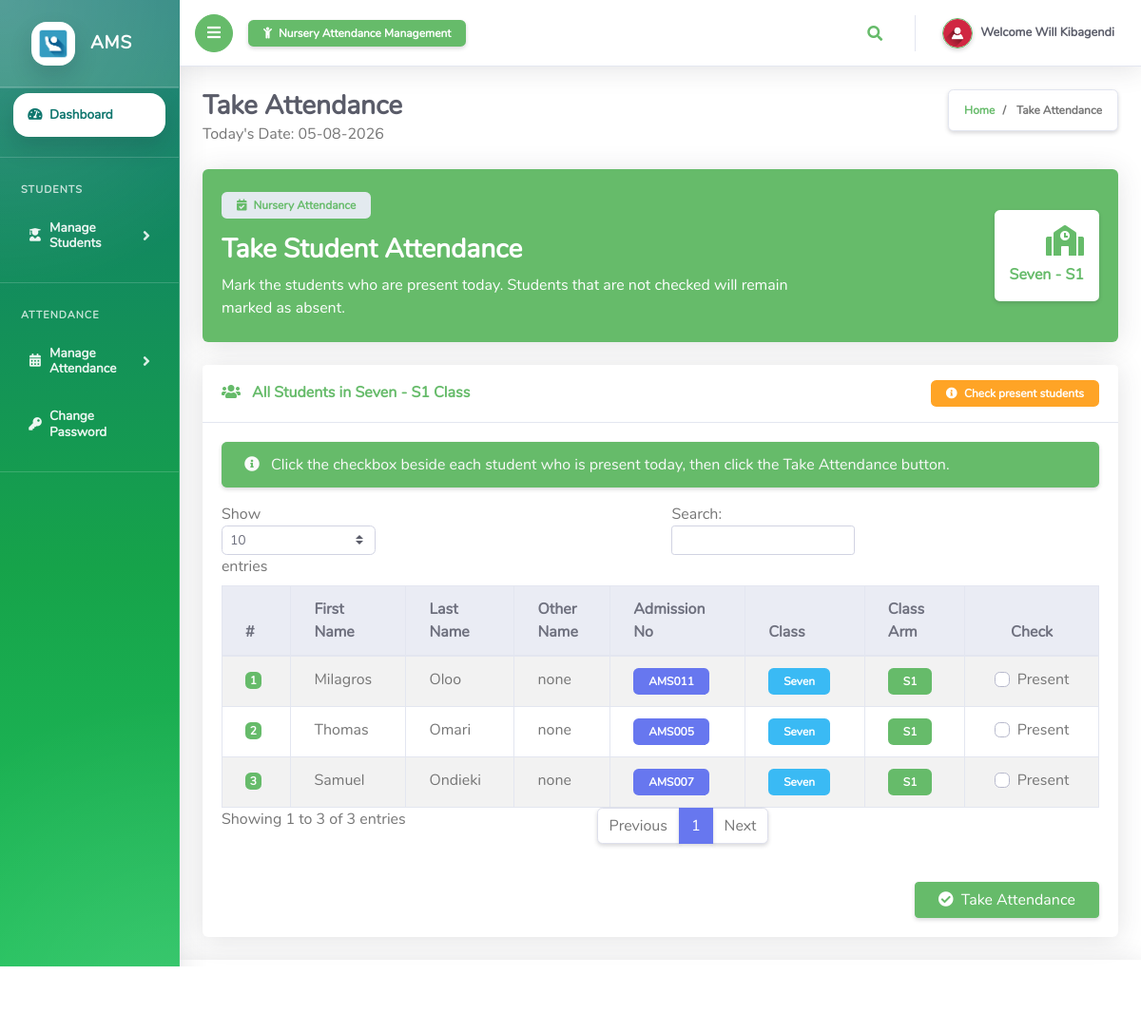
Page /ClassTeacher/takeAttendance.php (signed in) on the committed database.
### tables this page shows
CREATE TABLE `tblclassteacher` (
  `Id` int(10) NOT NULL,
  `firstName` varchar(255) NOT NULL,
  `lastName` varchar(255) NOT NULL,
  `emailAddress` varchar(255) NOT NULL,
  `password` varchar(255) NOT NULL,
  `phoneNo` varchar(50) NOT NULL,
  `classId` varchar(10) NOT NULL,
  `classArmId` varchar(10) NOT NULL,
  `dateCreated` varchar(50) NOT NULL
);

CREATE TABLE `tblclassarms` (
  `Id` int(10) NOT NULL,
  `classId` varchar(10) NOT NULL,
  `classArmName` varchar(255) NOT NULL,
  `isAssigned` varchar(10) NOT NULL
);

CREATE TABLE `tblclass` (
  `Id` int(10) NOT NULL,
  `className` varchar(255) NOT NULL
);

CREATE TABLE `tblstudents` (
  `Id` int(10) NOT NULL,
  `firstName` varchar(255) NOT NULL,
  `lastName` varchar(255) NOT NULL,
  `otherName` varchar(255) NOT NULL,
  `admissionNumber` varchar(255) NOT NULL,
  `password` varchar(50) NOT NULL,
  `classId` varchar(10) NOT NULL,
  `classArmId` varchar(10) NOT NULL,
  `dateCreated` varchar(50) NOT NULL
);

### ClassTeacher/takeAttendance.php (the view, shortened to what this page needs)
<?php
include '../Includes/dbcon.php';
function escapeOutput($data)
{
    return htmlspecialchars($data ?? '', ENT_QUOTES, 'UTF-8');
}
$userId     = isset($_SESSION['userId']) ? (int) $_SESSION['userId'] : 0;
$classId    = isset($_SESSION['classId']) ? (int) $_SESSION['classId'] : 0;
$classArmId = isset($_SESSION['classArmId']) ? (int) $_SESSION['classArmId'] : 0;
$conn->query("SET @app_user_id = " . (int)$userId);
$conn->query("SET @app_role = 'ClassTeacher'");
$className = "Unknown Class";
$classArmName = "Unknown Arm";
$query = "SELECT tblclass.className, tblclassarms.classArmName
          FROM tblclassteacher
          INNER JOIN tblclass ON tblclass.Id = tblclassteacher.classId
          INNER JOIN tblclassarms ON tblclassarms.Id = tblclassteacher.classArmId
          WHERE tblclassteacher.Id = ?
          LIMIT 1";
$stmt = $conn->prepare($query);
if ($stmt) {
    $stmt->bind_param("i", $userId);
    $stmt->execute();
    $result = $stmt->get_result();
    if ($result && $result->num_rows > 0) {
        $rrw = $result->fetch_assoc();
        $className = $rrw['className'];
        $classArmName = $rrw['classArmName'];
    }
} else {
    error_log("Class teacher info query failed: " . $conn->error);
}
?>
<!DOCTYPE html>
<html lang="en">
<head>
  <link href="../vendor/fontawesome-free/css/all.min.css" rel="stylesheet" type="text/css">
  <link href="../vendor/bootstrap/css/bootstrap.min.css" rel="stylesheet" type="text/css">
  <link href="css/ruang-admin.min.css" rel="stylesheet">
</head>
<body id="page-top">
  <div id="wrapper">
    <?php include "Includes/sidebar.php";?>
    <div id="content-wrapper" class="d-flex flex-column bg-light">
      <div id="content">
        <?php include "Includes/topbar.php";?>
        <div class="container-fluid" id="container-wrapper">
          <div class="d-sm-flex align-items-center justify-content-between mb-4">
            <div>
              <h1 class="h3 mb-0 text-gray-800 font-weight-bold">
                Take Attendance
              </h1>
              <p class="mb-0 text-muted">
                Today's Date: <?php echo escapeOutput(date("m-d-Y")); ?>
              </p>
            </div>
            <ol class="breadcrumb bg-white shadow-sm border">
              <li class="breadcrumb-item">
                <a href="./" class="text-success">Home</a>
              </li>
              <li class="breadcrumb-item active" aria-current="page">
                Take Attendance
              </li>
            </ol>
          </div>
          <div class="card bg-success text-white shadow mb-4 border-0">
            <div class="card-body py-4">
              <div class="row align-items-center">
                <div class="col-lg-8">
                  <span class="badge badge-light text-success mb-3 px-3 py-2">
                    <i class="fas fa-calendar-check mr-1"></i>
                    Nursery Attendance
                  </span>
                  <h3 class="font-weight-bold mb-2">
                    Take Student Attendance
                  </h3>
                  <p class="mb-0">
                    Mark the students who are present today. Students that are not checked will remain marked as absent.
                  </p>
                </div>
                <div class="col-lg-4 text-lg-right mt-4 mt-lg-0">
                  <div class="bg-white text-success rounded shadow-sm p-3 d-inline-block">
                    <i class="fas fa-school fa-2x mb-2"></i>
                    <div class="font-weight-bold">
                      <?php echo escapeOutput($className) . ' - ' . escapeOutput($classArmName); ?>
                    </div>
                  </div>
                </div>
              </div>
            </div>
          </div>
          <form method="post">
            <div class="row">
              <div class="col-lg-12">
                <div class="card shadow mb-4 border-0">
                  <div class="card-header bg-white py-3 d-flex flex-row align-items-center justify-content-between border-bottom">
                    <h6 class="m-0 font-weight-bold text-success">
                      <i class="fas fa-users mr-2"></i>
                      All Students in
                      <?php echo escapeOutput($className) . ' - ' . escapeOutput($classArmName); ?>
                      Class
                    </h6>
                    <span class="badge badge-warning px-3 py-2">
                      <i class="fas fa-info-circle mr-1"></i>
                      Check present students
                    </span>
                  </div>
                  <div class="card-body">
                    <div class="alert alert-success border-left-success shadow-sm" role="alert">
                      <i class="fas fa-info-circle mr-2"></i>
                      Click the checkbox beside each student who is present today, then click the Take Attendance button.
                    </div>
                    <div class="table-responsive">
                      <table class="table table-bordered table-hover table-striped align-items-center" id="dataTableHover">
                        <thead class="thead-light">
                          <tr>
                            <th>#</th>
                            <th>First Name</th>
                            <th>Last Name</th>
                            <th>Other Name</th>
                            <th>Admission No</th>
                            <th>Class</th>
                            <th>Class Arm</th>
                            <th class="text-center">Check</th>
                          </tr>
                        </thead>
                        <tbody>
                          <?php
                          $query = "SELECT
                                      tblstudents.Id,
                                      tblstudents.admissionNumber,
                                      tblstudents.firstName,
                                      tblstudents.lastName,
                                      tblstudents.otherName,
                                      tblclass.className,
                                      tblclassarms.classArmName
                                    FROM tblstudents
                                    INNER JOIN tblclass ON tblclass.Id = tblstudents.classId
                                    INNER JOIN tblclassarms ON tblclassarms.Id = tblstudents.classArmId
                                    WHERE tblstudents.classId = ?
                                    AND tblstudents.classArmId = ?
                                    ORDER BY tblstudents.lastName ASC";
                          $stmt = $conn->prepare($query);
                          if ($stmt) {
                              $stmt->bind_param("ii", $classId, $classArmId);
                              $stmt->execute();
                              $rs = $stmt->get_result();
                              $sn = 0;
                              if ($rs && $rs->num_rows > 0) {
                                  while ($rows = $rs->fetch_assoc()) {
                                      $sn++;
                                      $checkboxId = "studentCheck" . $sn;
                                      echo "
                                      <tr>
                                        <td>
                                          <span class='badge badge-success'>" . escapeOutput($sn) . "</span>
                                        </td>
                                        <td>" . escapeOutput($rows['firstName']) . "</td>
                                        <td>" . escapeOutput($rows['lastName']) . "</td>
                                        <td>" . escapeOutput($rows['otherName']) . "</td>
                                        <td>
                                          <span class='badge badge-primary px-3 py-2'>" . escapeOutput($rows['admissionNumber']) . "</span>
                                        </td>
                                        <td>
                                          <span class='badge badge-info px-3 py-2'>" . escapeOutput($rows['className']) . "</span>
                                        </td>
                                        <td>
                                          <span class='badge badge-success px-3 py-2'>" . escapeOutput($rows['classArmName']) . "</span>
                                        </td>
                                        <td class='text-center'>
                                          <div class='custom-control custom-checkbox d-inline-block'>
                                            <input
                                              name='check[]'
                                              type='checkbox'
                                              value='" . escapeOutput($rows['admissionNumber']) . "'
                                              class='custom-control-input'
                                              id='" . escapeOutput($checkboxId) . "'>
                                            <label class='custom-control-label' for='" . escapeOutput($checkboxId) . "'>
                                              Present
                                            </label>
                                          </div>
                                        </td>
                                      </tr>";
                                  }
                              }
                          }
                          ?>
                        </tbody>
                      </table>
                    </div>
                    <div class="d-flex justify-content-end mt-4">
                      <button type="submit" name="save" class="btn btn-success shadow-sm px-4">
                        <i class="fas fa-check-circle mr-1"></i>
                        Take Attendance
                      </button>
                    </div>
                  </div>
                </div>
              </div>
            </div>
          </form>
        </div>
      </div>
      <?php include "Includes/footer.php";?>
    </div>
  </div>
</body>
</html>

### ClassTeacher/Includes/topbar.php (shortened to what this page needs)
<?php
  $query = "SELECT * FROM tblclassteacher WHERE Id = ".$_SESSION['userId']."";
  $rs = $conn->query($query);
  $rows = $rs->fetch_assoc();
  $fullName = $rows['firstName']." ".$rows['lastName'];
?>
<nav class="navbar navbar-expand navbar-light bg-white topbar mb-4 static-top shadow-sm border-bottom">
  <button id="sidebarToggleTop" class="btn btn-success rounded-circle mr-3 shadow-sm">
    <i class="fa fa-bars text-white"></i>
  </button>
  <div class="d-none d-md-flex align-items-center">
    <span class="badge badge-success px-3 py-2 shadow-sm">
      <i class="fas fa-child mr-1"></i>
      Nursery Attendance Management
    </span>
  </div>
  <ul class="navbar-nav ml-auto">
    <li class="nav-item dropdown no-arrow mx-1">
      <a class="nav-link dropdown-toggle text-success" href="#" id="searchDropdown" role="button" data-toggle="dropdown"
        aria-haspopup="true" aria-expanded="false">
        <i class="fas fa-search fa-fw"></i>
      </a>
    </li>
    <li class="nav-item dropdown no-arrow">
      <a class="nav-link dropdown-toggle" href="#" id="userDropdown" role="button" data-toggle="dropdown"
        aria-haspopup="true" aria-expanded="false">
        <img class="img-profile rounded-circle border border-success shadow-sm" src="img/user-icn.png" style="max-width: 60px">
        <span class="ml-2 d-none d-lg-inline text-gray-800 small">
          <b>Welcome <?php echo $fullName;?></b>
        </span>
      </a>
    </li>
  </ul>
</nav>

### rows in the picture
tblclassteacher: fullName "Will Kibagendi"
tblclassarms: classId.className "Seven", classArmName "S1"
tblstudents: sn "1", firstName "Milagros", lastName "Oloo", otherName "none", admissionNumber "AMS011", classId.className "Seven", classArmId.classArmName "S1"
tblstudents: sn "2", firstName "Thomas", lastName "Omari", otherName "none", admissionNumber "AMS005", classId.className "Seven", classArmId.classArmName "S1"
tblstudents: sn "3", firstName "Samuel", lastName "Ondieki", otherName "none", admissionNumber "AMS007", classId.className "Seven", classArmId.classArmName "S1"
